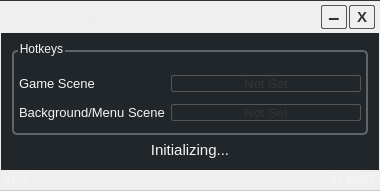
<?xml version="1.0" encoding="UTF-8"?>
<ui version="4.0">
 <class>NetherSwapClass</class>
 <widget class="QMainWindow" name="NetherSwapClass">
  <property name="geometry">
   <rect>
    <x>0</x>
    <y>0</y>
    <width>380</width>
    <height>180</height>
   </rect>
  </property>
  <property name="font">
   <font>
    <family>Segoe UI</family>
    <pointsize>9</pointsize>
   </font>
  </property>
  <property name="windowTitle">
   <string>NetherSwap</string>
  </property>
  <property name="windowIcon">
   <iconset resource="netherswap.qrc">
    <normaloff>:/NetherSwap/Resources/icons/netherswap-tray.ico</normaloff>:/NetherSwap/Resources/icons/netherswap-tray.ico</iconset>
  </property>
  <property name="styleSheet">
   <string notr="true">#central_widget {
	border-top: 1px solid #333333;
	border-bottom: 1px solid #cccccc;
	border-left: 1px solid qlineargradient(x1: 0, y1: 0, x2: 0, y2: 1,
		stop: 0 #333333, stop: 1 #cccccc);
	border-right: 1px solid qlineargradient(x1: 0, y1: 0, x2: 0, y2: 1,
		stop: 0 #333333, stop: 1 #cccccc);
}

#title_bar {
	border: none;
	background: qlineargradient(x1: 0, y1: 0, x2: 0, y2: 1,
		stop: 0 #868a8f, stop: 0.08 #5f6468,
		stop: 0.49999 #31363a, stop: 0.5 #21262a,
		stop: 0.9 #061011, stop: 1 #040a0f);
}

#app_title {
	color: #efefef;
	margin-left: 2px;
}

#title_bar QPushButton {
	color: #333;
	border: 1px solid #555;
	border-radius: 2px;
	padding: 0px;
	background: qradialgradient(cx: 0.3, cy: -0.4,
		fx: 0.3, fy: -0.4,
		radius: 1.35, stop: 0 #fff, stop: 1 #888);
	min-width: 24px;
}

#title_bar QPushButton:hover {
	background: qradialgradient(cx: 0.3, cy: -0.4,
		fx: 0.3, fy: -0.4,
		radius: 1.35, stop: 0 #fff, stop: 1 #b0b4b8);
}

#title_bar QPushButton:pressed {
	background: qradialgradient(cx: 0.4, cy: -0.1,
		fx: 0.4, fy: -0.1,
		radius: 1.35, stop: 0 #fff, stop: 1 #d0d4d8);
}

#content {
	border: none;
	background: #21262a;
}

#footer {
	border: none;
	background: qlineargradient(x1: 0, y1: 0, x2: 0, y2: 1,
		stop: 0 #666a6f, stop: 0.08 #3f4448,
		stop: 0.39999 #31363a, stop: 0.4 #21262a,
		stop: 0.9 #061011, stop: 1 #040a0f);
}

#footer QLabel {
	color: #f5f5f5;
}

#hotkeys_box {
	color: #f5f5f5;
	margin-top: 6px;
	border: 2px solid #5f6468;
	border-radius: 5px;
}

#hotkeys_box::title {
	subcontrol-origin: border;
	left: 6px;
	top: -8px;
}

#hotkeys_box QLabel {
	color: #f5f5f5;
}

#hotkeys_box QPushButton {
	color: #333;
	border: 1px solid #555;
	border-radius: 2px;
	padding: 0px;
	background: qradialgradient(cx: 0.3, cy: -0.4,
		fx: 0.3, fy: -0.4,
		radius: 1.35, stop: 0 #fff, stop: 1 #888);
	min-width: 24px;
}

#hotkeys_box QPushButton:hover {
	background: qradialgradient(cx: 0.3, cy: -0.4,
		fx: 0.3, fy: -0.4,
		radius: 1.35, stop: 0 #fff, stop: 1 #b0b4b8);
}

#hotkeys_box QPushButton:pressed {
	background: qradialgradient(cx: 0.4, cy: -0.1,
		fx: 0.4, fy: -0.1,
		radius: 1.35, stop: 0 #fff, stop: 1 #d0d4d8);
}
#status_label {
	color: #f5f5f5;
}</string>
  </property>
  <widget class="QWidget" name="central_widget">
   <layout class="QVBoxLayout" name="verticalLayout">
    <property name="spacing">
     <number>0</number>
    </property>
    <property name="leftMargin">
     <number>1</number>
    </property>
    <property name="topMargin">
     <number>1</number>
    </property>
    <property name="rightMargin">
     <number>1</number>
    </property>
    <property name="bottomMargin">
     <number>1</number>
    </property>
    <item>
     <widget class="QFrame" name="title_bar">
      <property name="sizePolicy">
       <sizepolicy hsizetype="Preferred" vsizetype="Fixed">
        <horstretch>0</horstretch>
        <verstretch>0</verstretch>
       </sizepolicy>
      </property>
      <property name="frameShape">
       <enum>QFrame::StyledPanel</enum>
      </property>
      <property name="frameShadow">
       <enum>QFrame::Raised</enum>
      </property>
      <layout class="QHBoxLayout" name="horizontalLayout">
       <property name="spacing">
        <number>2</number>
       </property>
       <property name="leftMargin">
        <number>4</number>
       </property>
       <property name="topMargin">
        <number>0</number>
       </property>
       <property name="rightMargin">
        <number>4</number>
       </property>
       <property name="bottomMargin">
        <number>0</number>
       </property>
       <item>
        <widget class="QLabel" name="app_icon">
         <property name="sizePolicy">
          <sizepolicy hsizetype="Fixed" vsizetype="Fixed">
           <horstretch>0</horstretch>
           <verstretch>0</verstretch>
          </sizepolicy>
         </property>
         <property name="minimumSize">
          <size>
           <width>32</width>
           <height>32</height>
          </size>
         </property>
         <property name="maximumSize">
          <size>
           <width>32</width>
           <height>32</height>
          </size>
         </property>
         <property name="text">
          <string/>
         </property>
         <property name="pixmap">
          <pixmap resource="netherswap.qrc">:/NetherSwap/Resources/icons/netherswap-tray.ico</pixmap>
         </property>
         <property name="scaledContents">
          <bool>true</bool>
         </property>
        </widget>
       </item>
       <item>
        <widget class="QLabel" name="app_title">
         <property name="font">
          <font>
           <family>Segoe UI</family>
           <pointsize>12</pointsize>
           <weight>50</weight>
           <bold>false</bold>
           <underline>false</underline>
          </font>
         </property>
         <property name="text">
          <string>NetherSwap</string>
         </property>
         <property name="alignment">
          <set>Qt::AlignLeading|Qt::AlignLeft|Qt::AlignVCenter</set>
         </property>
        </widget>
       </item>
       <item>
        <spacer name="horizontalSpacer">
         <property name="orientation">
          <enum>Qt::Horizontal</enum>
         </property>
         <property name="sizeHint" stdset="0">
          <size>
           <width>40</width>
           <height>20</height>
          </size>
         </property>
        </spacer>
       </item>
       <item>
        <widget class="QPushButton" name="minimize_btn">
         <property name="sizePolicy">
          <sizepolicy hsizetype="Fixed" vsizetype="Fixed">
           <horstretch>0</horstretch>
           <verstretch>0</verstretch>
          </sizepolicy>
         </property>
         <property name="minimumSize">
          <size>
           <width>26</width>
           <height>24</height>
          </size>
         </property>
         <property name="maximumSize">
          <size>
           <width>24</width>
           <height>24</height>
          </size>
         </property>
         <property name="font">
          <font>
           <family>Segoe UI</family>
           <pointsize>15</pointsize>
           <weight>75</weight>
           <bold>true</bold>
          </font>
         </property>
         <property name="text">
          <string>–</string>
         </property>
         <property name="flat">
          <bool>true</bool>
         </property>
        </widget>
       </item>
       <item>
        <widget class="QPushButton" name="close_btn">
         <property name="sizePolicy">
          <sizepolicy hsizetype="Fixed" vsizetype="Fixed">
           <horstretch>0</horstretch>
           <verstretch>0</verstretch>
          </sizepolicy>
         </property>
         <property name="minimumSize">
          <size>
           <width>26</width>
           <height>24</height>
          </size>
         </property>
         <property name="maximumSize">
          <size>
           <width>24</width>
           <height>24</height>
          </size>
         </property>
         <property name="font">
          <font>
           <family>Segoe UI</family>
           <pointsize>11</pointsize>
           <weight>75</weight>
           <bold>true</bold>
          </font>
         </property>
         <property name="text">
          <string notr="true">X</string>
         </property>
         <property name="flat">
          <bool>true</bool>
         </property>
        </widget>
       </item>
      </layout>
     </widget>
    </item>
    <item>
     <widget class="QFrame" name="content">
      <property name="font">
       <font>
        <family>Segoe UI</family>
        <pointsize>9</pointsize>
       </font>
      </property>
      <property name="frameShape">
       <enum>QFrame::StyledPanel</enum>
      </property>
      <property name="frameShadow">
       <enum>QFrame::Raised</enum>
      </property>
      <layout class="QVBoxLayout" name="verticalLayout_2">
       <item>
        <widget class="QGroupBox" name="hotkeys_box">
         <property name="font">
          <font>
           <family>Segoe UI</family>
           <pointsize>9</pointsize>
          </font>
         </property>
         <property name="title">
          <string>Hotkeys</string>
         </property>
         <layout class="QFormLayout" name="formLayout">
          <property name="verticalSpacing">
           <number>12</number>
          </property>
          <property name="leftMargin">
           <number>4</number>
          </property>
          <property name="rightMargin">
           <number>4</number>
          </property>
          <item row="0" column="0">
           <widget class="QLabel" name="in_game_label">
            <property name="font">
             <font>
              <family>Segoe UI</family>
              <pointsize>10</pointsize>
             </font>
            </property>
            <property name="text">
             <string>Game Scene</string>
            </property>
           </widget>
          </item>
          <item row="1" column="0">
           <widget class="QLabel" name="out_of_game_label">
            <property name="font">
             <font>
              <family>Segoe UI</family>
              <pointsize>10</pointsize>
             </font>
            </property>
            <property name="text">
             <string>Background/Menu Scene</string>
            </property>
           </widget>
          </item>
          <item row="0" column="1">
           <widget class="HotkeyButton" name="in_game_hotkey_btn">
            <property name="font">
             <font>
              <family>Segoe UI</family>
              <pointsize>10</pointsize>
             </font>
            </property>
            <property name="text">
             <string>Not Set</string>
            </property>
           </widget>
          </item>
          <item row="1" column="1">
           <widget class="HotkeyButton" name="out_of_game_hotkey_btn">
            <property name="font">
             <font>
              <family>Segoe UI</family>
              <pointsize>10</pointsize>
             </font>
            </property>
            <property name="text">
             <string>Not Set</string>
            </property>
           </widget>
          </item>
         </layout>
        </widget>
       </item>
       <item>
        <widget class="QLabel" name="status_label">
         <property name="sizePolicy">
          <sizepolicy hsizetype="Preferred" vsizetype="Preferred">
           <horstretch>0</horstretch>
           <verstretch>0</verstretch>
          </sizepolicy>
         </property>
         <property name="font">
          <font>
           <family>Segoe UI</family>
           <pointsize>11</pointsize>
          </font>
         </property>
         <property name="text">
          <string>Initializing...</string>
         </property>
         <property name="alignment">
          <set>Qt::AlignCenter</set>
         </property>
        </widget>
       </item>
      </layout>
     </widget>
    </item>
    <item>
     <widget class="QFrame" name="footer">
      <property name="sizePolicy">
       <sizepolicy hsizetype="Preferred" vsizetype="Fixed">
        <horstretch>0</horstretch>
        <verstretch>0</verstretch>
       </sizepolicy>
      </property>
      <property name="frameShape">
       <enum>QFrame::StyledPanel</enum>
      </property>
      <property name="frameShadow">
       <enum>QFrame::Raised</enum>
      </property>
      <layout class="QHBoxLayout" name="horizontalLayout_2">
       <property name="spacing">
        <number>0</number>
       </property>
       <property name="leftMargin">
        <number>3</number>
       </property>
       <property name="topMargin">
        <number>0</number>
       </property>
       <property name="rightMargin">
        <number>3</number>
       </property>
       <property name="bottomMargin">
        <number>0</number>
       </property>
       <item>
        <widget class="QLabel" name="version_label">
         <property name="font">
          <font>
           <family>Segoe UI</family>
           <pointsize>9</pointsize>
           <weight>50</weight>
           <bold>false</bold>
          </font>
         </property>
         <property name="text">
          <string>v1.0</string>
         </property>
        </widget>
       </item>
       <item>
        <spacer name="horizontalSpacer_3">
         <property name="orientation">
          <enum>Qt::Horizontal</enum>
         </property>
         <property name="sizeHint" stdset="0">
          <size>
           <width>40</width>
           <height>20</height>
          </size>
         </property>
        </spacer>
       </item>
       <item>
        <widget class="QLabel" name="author_label">
         <property name="font">
          <font>
           <family>Segoe UI</family>
           <pointsize>9</pointsize>
          </font>
         </property>
         <property name="text">
          <string>by tec27</string>
         </property>
        </widget>
       </item>
      </layout>
     </widget>
    </item>
   </layout>
  </widget>
 </widget>
 <layoutdefault spacing="6" margin="11"/>
 <customwidgets>
  <customwidget>
   <class>HotkeyButton</class>
   <extends>QPushButton</extends>
   <header>hotkey_button.h</header>
  </customwidget>
 </customwidgets>
 <resources>
  <include location="netherswap.qrc"/>
 </resources>
 <connections/>
</ui>
